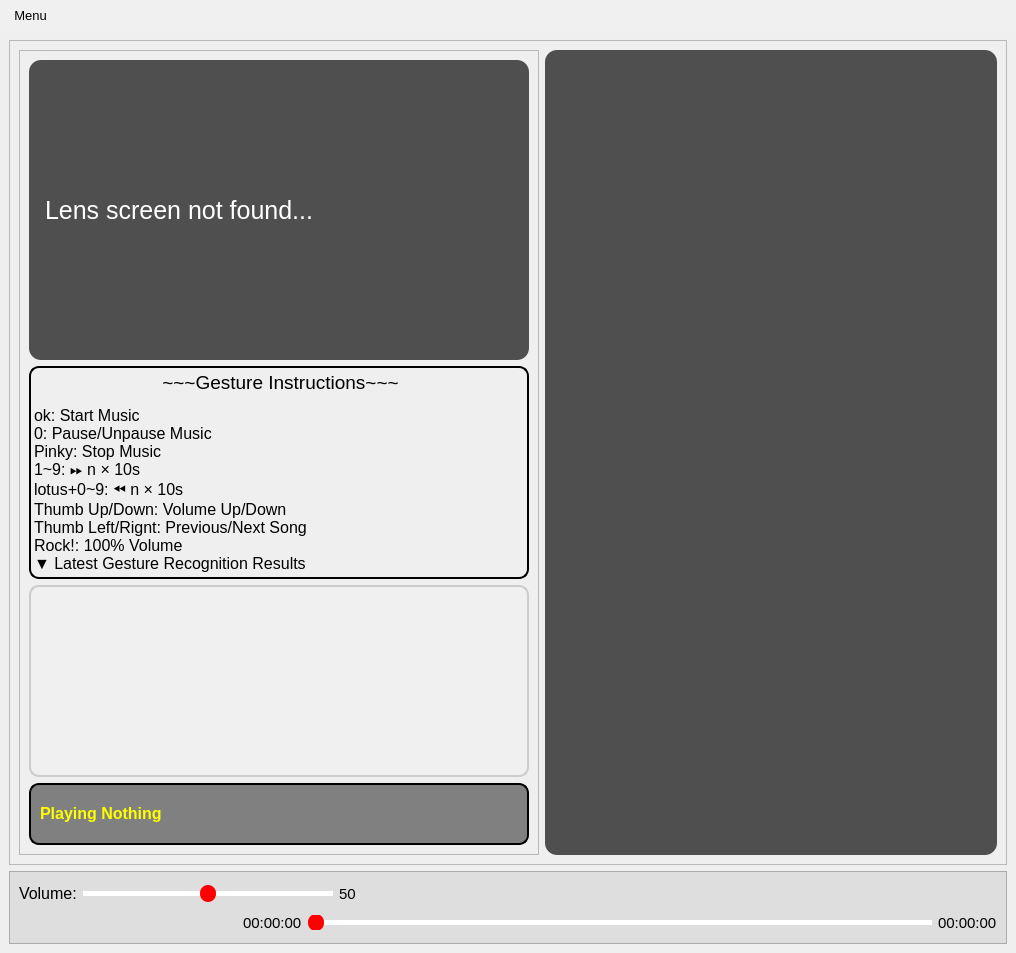
<?xml version="1.0" encoding="UTF-8"?>
<ui version="4.0">
 <class>GestureMusicPlayer</class>
 <widget class="QMainWindow" name="GestureMusicPlayer">
  <property name="geometry">
   <rect>
    <x>0</x>
    <y>0</y>
    <width>1016</width>
    <height>953</height>
   </rect>
  </property>
  <property name="minimumSize">
   <size>
    <width>950</width>
    <height>0</height>
   </size>
  </property>
  <property name="windowTitle">
   <string>Gesture Music Player</string>
  </property>
  <property name="windowIcon">
   <iconset resource="utils/music_res.qrc">
    <normaloff>:/img/images/CD.png</normaloff>:/img/images/CD.png</iconset>
  </property>
  <widget class="QWidget" name="centralwidget">
   <layout class="QVBoxLayout" name="verticalLayout_3">
    <item>
     <widget class="QFrame" name="frame">
      <property name="frameShape">
       <enum>QFrame::StyledPanel</enum>
      </property>
      <property name="frameShadow">
       <enum>QFrame::Raised</enum>
      </property>
      <layout class="QHBoxLayout" name="horizontalLayout_15">
       <item>
        <widget class="QFrame" name="gesture_frame">
         <property name="frameShape">
          <enum>QFrame::StyledPanel</enum>
         </property>
         <property name="frameShadow">
          <enum>QFrame::Raised</enum>
         </property>
         <layout class="QVBoxLayout" name="verticalLayout_6">
          <item>
           <widget class="QLabel" name="camera_label">
            <property name="sizePolicy">
             <sizepolicy hsizetype="Fixed" vsizetype="Fixed">
              <horstretch>0</horstretch>
              <verstretch>0</verstretch>
             </sizepolicy>
            </property>
            <property name="minimumSize">
             <size>
              <width>500</width>
              <height>300</height>
             </size>
            </property>
            <property name="font">
             <font>
              <family>Arial</family>
              <pointsize>19</pointsize>
             </font>
            </property>
            <property name="autoFillBackground">
             <bool>false</bool>
            </property>
            <property name="styleSheet">
             <string notr="true">QLabel {
    background-color: #4f4f4f;  /* 背景顏色為黑色 */
    color: white;  /* 文字顏色為白色 */
    border-radius: 12px;  /* 添加圓角效果，10px 可根據需要調整 */
    text-align: center;  /* 確保文字居中 */
    qproperty-alignment: 'AlignCenter';  /* 確保 QLabel 內容完全置中 */
	padding: 10px
}</string>
            </property>
            <property name="text">
             <string>Lens screen not found...</string>
            </property>
            <property name="textFormat">
             <enum>Qt::AutoText</enum>
            </property>
           </widget>
          </item>
          <item>
           <widget class="QLabel" name="gesture_instruction_label">
            <property name="sizePolicy">
             <sizepolicy hsizetype="Preferred" vsizetype="Preferred">
              <horstretch>0</horstretch>
              <verstretch>0</verstretch>
             </sizepolicy>
            </property>
            <property name="font">
             <font>
              <family>Arial</family>
              <weight>75</weight>
              <bold>true</bold>
              <kerning>true</kerning>
             </font>
            </property>
            <property name="styleSheet">
             <string notr="true">line-height: 1.0;
border: 2px solid black;      
 border-radius: 10px;         </string>
            </property>
            <property name="lineWidth">
             <number>-1</number>
            </property>
            <property name="text">
             <string>&lt;html&gt;&lt;head/&gt;&lt;body&gt;&lt;p align=&quot;center&quot;&gt;&lt;span style=&quot; font-size:14pt; font-weight:400;&quot;&gt;~~~Gesture Instructions~~~&lt;/span&gt;&lt;/p&gt;&lt;p&gt;&lt;span style=&quot; font-size:12pt; font-weight:400;&quot;&gt;ok: Start Music&lt;br/&gt;0: Pause/Unpause Music&lt;br/&gt;Pinky: Stop Music&lt;br/&gt;1~9: ⏩ n × 10s&lt;br/&gt;lotus+0~9: ⏪ n × 10s&lt;br/&gt;Thumb Up/Down: Volume Up/Down&lt;br/&gt;Thumb Left/Rignt: Previous/Next Song&lt;br/&gt;Rock!: 100% Volume&lt;br/&gt;▼ Latest Gesture Recognition Results &lt;/span&gt;&lt;/p&gt;&lt;/body&gt;&lt;/html&gt;</string>
            </property>
            <property name="textFormat">
             <enum>Qt::RichText</enum>
            </property>
            <property name="alignment">
             <set>Qt::AlignLeading|Qt::AlignLeft|Qt::AlignTop</set>
            </property>
            <property name="wordWrap">
             <bool>false</bool>
            </property>
           </widget>
          </item>
          <item>
           <widget class="QTextEdit" name="info_textbox">
            <property name="enabled">
             <bool>true</bool>
            </property>
            <property name="sizePolicy">
             <sizepolicy hsizetype="Expanding" vsizetype="Fixed">
              <horstretch>0</horstretch>
              <verstretch>0</verstretch>
             </sizepolicy>
            </property>
            <property name="minimumSize">
             <size>
              <width>0</width>
              <height>50</height>
             </size>
            </property>
            <property name="baseSize">
             <size>
              <width>0</width>
              <height>51</height>
             </size>
            </property>
            <property name="font">
             <font>
              <family>Arial</family>
              <pointsize>20</pointsize>
              <weight>75</weight>
              <bold>true</bold>
             </font>
            </property>
            <property name="styleSheet">
             <string notr="true">QTextEdit {
    background-color: #f0f0f0;
    color: #000000;
    border: 2px solid #cccccc;
    border-radius: 10px;
    padding: 8px;
}</string>
            </property>
            <property name="frameShadow">
             <enum>QFrame::Sunken</enum>
            </property>
            <property name="verticalScrollBarPolicy">
             <enum>Qt::ScrollBarAsNeeded</enum>
            </property>
            <property name="readOnly">
             <bool>true</bool>
            </property>
            <property name="html">
             <string>&lt;!DOCTYPE HTML PUBLIC &quot;-//W3C//DTD HTML 4.0//EN&quot; &quot;http://www.w3.org/TR/REC-html40/strict.dtd&quot;&gt;
&lt;html&gt;&lt;head&gt;&lt;meta name=&quot;qrichtext&quot; content=&quot;1&quot; /&gt;&lt;style type=&quot;text/css&quot;&gt;
p, li { white-space: pre-wrap; }
&lt;/style&gt;&lt;/head&gt;&lt;body style=&quot; font-family:'Arial'; font-size:20pt; font-weight:600; font-style:normal;&quot;&gt;
&lt;p style=&quot;-qt-paragraph-type:empty; margin-top:0px; margin-bottom:0px; margin-left:0px; margin-right:0px; -qt-block-indent:0; text-indent:0px; line-height:120%;&quot;&gt;&lt;br /&gt;&lt;/p&gt;&lt;/body&gt;&lt;/html&gt;</string>
            </property>
           </widget>
          </item>
          <item>
           <widget class="QLabel" name="current_song_label">
            <property name="font">
             <font>
              <family>Arial</family>
              <pointsize>-1</pointsize>
              <weight>75</weight>
              <bold>true</bold>
             </font>
            </property>
            <property name="styleSheet">
             <string notr="true">    QLabel {
        background-color: grey;       /* 灰色背景 */
        color: yellow;                /* 黄色文字 */
        font-size: 16px;              /* 可选：设置字体大小 */
        border: 2px solid black;      /* 边框样式 */
        border-radius: 10px;          /* 圆角半径 */
        padding: 5px;                 /* 可选：增加文字的内边距 */
    }</string>
            </property>
            <property name="text">
             <string>&lt;html&gt;&lt;head/&gt;&lt;body&gt;&lt;p&gt;&lt;span style=&quot; font-size:12pt; font-weight:600;&quot;&gt;Playing Nothing&lt;/span&gt;&lt;/p&gt;&lt;/body&gt;&lt;/html&gt;</string>
            </property>
           </widget>
          </item>
         </layout>
        </widget>
       </item>
       <item>
        <widget class="QListWidget" name="listWidget">
         <property name="font">
          <font>
           <pointsize>13</pointsize>
           <weight>75</weight>
           <bold>true</bold>
          </font>
         </property>
         <property name="cursor" stdset="0">
          <cursorShape>PointingHandCursor</cursorShape>
         </property>
         <property name="styleSheet">
          <string notr="true">QListView {
    outline: none;
    border: none;
    background-color: #4f4f4f; /* 整體背景淺灰色 */
    border-radius: 12px; /* 外框圓角 */
}

#listWidget::item {
    background-color: #4f4f4f; /* 項目背景色 */
    color: #ffffff; /* 文字顏色 */
    border: none;
    padding: 8px;
    margin: 4px; /* 增加間距以突顯圓角效果 */
    border-radius: 12px; /* 每個項目圓角 */
}

#listWidget::item:hover {
    background-color: #6c6c6c; /* 懸停時的較亮背景色 */
    border-radius: 12px; /* 保持圓角 */
}

#listWidget::item:selected {
    background-color: #009688; /* 選中背景色 */
    color: #ffffff; /* 選中後文字顏色 */
    border: none;
    border-radius: 12px; /* 選中效果圓角 */
}
</string>
         </property>
        </widget>
       </item>
      </layout>
     </widget>
    </item>
    <item>
     <widget class="QFrame" name="volume_music_ctrl_frame">
      <property name="styleSheet">
       <string notr="true">background-color: rgb(222, 222, 222);</string>
      </property>
      <property name="frameShape">
       <enum>QFrame::StyledPanel</enum>
      </property>
      <property name="frameShadow">
       <enum>QFrame::Raised</enum>
      </property>
      <layout class="QVBoxLayout" name="verticalLayout">
       <item alignment="Qt::AlignLeft">
        <widget class="QFrame" name="volume_frame">
         <property name="font">
          <font>
           <pointsize>1</pointsize>
          </font>
         </property>
         <property name="frameShape">
          <enum>QFrame::NoFrame</enum>
         </property>
         <property name="frameShadow">
          <enum>QFrame::Raised</enum>
         </property>
         <layout class="QHBoxLayout" name="horizontalLayout_4">
          <property name="leftMargin">
           <number>0</number>
          </property>
          <property name="topMargin">
           <number>0</number>
          </property>
          <property name="rightMargin">
           <number>0</number>
          </property>
          <property name="bottomMargin">
           <number>0</number>
          </property>
          <item>
           <widget class="QLabel" name="label">
            <property name="font">
             <font>
              <family>Arial</family>
              <pointsize>12</pointsize>
             </font>
            </property>
            <property name="text">
             <string>Volume:</string>
            </property>
           </widget>
          </item>
          <item>
           <widget class="QSlider" name="volumeSlider">
            <property name="minimumSize">
             <size>
              <width>250</width>
              <height>0</height>
             </size>
            </property>
            <property name="maximumSize">
             <size>
              <width>250</width>
              <height>16777215</height>
             </size>
            </property>
            <property name="cursor">
             <cursorShape>PointingHandCursor</cursorShape>
            </property>
            <property name="styleSheet">
             <string notr="true">QSlider {
    border-radius: 10px;
}
QSlider::groove:horizontal {
    height: 5px;
    background: #fff; /* 白色 */
}
QSlider::handle:horizontal {
    background: #f00;
    width: 16px;
    height: 16px;
    margin: -6px 0;
    border-radius: 8px;
}
QSlider::sub-page:horizontal {
    background: qlineargradient(
        spread: pad, 
        x1: 0, y1: 0.5, x2: 1, y2: 0.5, 
        stop: 0 #0000ff,   /* 深藍 */
        stop: 1 #87cefa    /* 淺藍 */
    );
}
</string>
            </property>
            <property name="minimum">
             <number>0</number>
            </property>
            <property name="maximum">
             <number>100</number>
            </property>
            <property name="singleStep">
             <number>1</number>
            </property>
            <property name="value">
             <number>50</number>
            </property>
            <property name="orientation">
             <enum>Qt::Horizontal</enum>
            </property>
            <property name="invertedAppearance">
             <bool>false</bool>
            </property>
            <property name="invertedControls">
             <bool>false</bool>
            </property>
            <property name="tickPosition">
             <enum>QSlider::TicksBothSides</enum>
            </property>
            <property name="tickInterval">
             <number>10</number>
            </property>
           </widget>
          </item>
          <item>
           <widget class="QLabel" name="volume_label">
            <property name="font">
             <font>
              <family>Arial</family>
              <pointsize>11</pointsize>
              <weight>50</weight>
              <bold>false</bold>
             </font>
            </property>
            <property name="text">
             <string>50</string>
            </property>
           </widget>
          </item>
         </layout>
        </widget>
       </item>
       <item>
        <widget class="QFrame" name="music_ctrl_frame">
         <property name="frameShape">
          <enum>QFrame::NoFrame</enum>
         </property>
         <property name="frameShadow">
          <enum>QFrame::Raised</enum>
         </property>
         <layout class="QHBoxLayout" name="horizontalLayout">
          <property name="leftMargin">
           <number>0</number>
          </property>
          <property name="topMargin">
           <number>0</number>
          </property>
          <property name="rightMargin">
           <number>0</number>
          </property>
          <property name="bottomMargin">
           <number>0</number>
          </property>
          <item>
           <widget class="QFrame" name="ctrl_btn_frame">
            <property name="maximumSize">
             <size>
              <width>250</width>
              <height>16777215</height>
             </size>
            </property>
            <property name="frameShape">
             <enum>QFrame::NoFrame</enum>
            </property>
            <property name="frameShadow">
             <enum>QFrame::Raised</enum>
            </property>
            <layout class="QVBoxLayout" name="verticalLayout_2">
             <property name="spacing">
              <number>0</number>
             </property>
             <property name="leftMargin">
              <number>0</number>
             </property>
             <property name="topMargin">
              <number>0</number>
             </property>
             <property name="rightMargin">
              <number>0</number>
             </property>
             <property name="bottomMargin">
              <number>0</number>
             </property>
             <item>
              <widget class="QFrame" name="inner_ctrl_btn_frame">
               <property name="frameShape">
                <enum>QFrame::NoFrame</enum>
               </property>
               <property name="frameShadow">
                <enum>QFrame::Raised</enum>
               </property>
               <layout class="QHBoxLayout" name="horizontalLayout_2">
                <property name="spacing">
                 <number>0</number>
                </property>
                <property name="topMargin">
                 <number>0</number>
                </property>
                <property name="bottomMargin">
                 <number>0</number>
                </property>
                <item>
                 <widget class="QPushButton" name="playpushButton">
                  <property name="cursor">
                   <cursorShape>PointingHandCursor</cursorShape>
                  </property>
                  <property name="toolTip">
                   <string>Play</string>
                  </property>
                  <property name="text">
                   <string/>
                  </property>
                  <property name="icon">
                   <iconset resource="utils/music_res.qrc">
                    <normaloff>:/img/images/Play.png</normaloff>:/img/images/Play.png</iconset>
                  </property>
                  <property name="iconSize">
                   <size>
                    <width>24</width>
                    <height>24</height>
                   </size>
                  </property>
                  <property name="flat">
                   <bool>true</bool>
                  </property>
                 </widget>
                </item>
                <item>
                 <widget class="QPushButton" name="pausepushButton">
                  <property name="cursor">
                   <cursorShape>PointingHandCursor</cursorShape>
                  </property>
                  <property name="toolTip">
                   <string>Pause/Unpause</string>
                  </property>
                  <property name="text">
                   <string/>
                  </property>
                  <property name="icon">
                   <iconset resource="utils/music_res.qrc">
                    <normaloff>:/img/images/Pause.png</normaloff>:/img/images/Pause.png</iconset>
                  </property>
                  <property name="iconSize">
                   <size>
                    <width>24</width>
                    <height>24</height>
                   </size>
                  </property>
                  <property name="flat">
                   <bool>true</bool>
                  </property>
                 </widget>
                </item>
                <item>
                 <widget class="QPushButton" name="stoppushButton">
                  <property name="cursor">
                   <cursorShape>PointingHandCursor</cursorShape>
                  </property>
                  <property name="toolTip">
                   <string>Stop</string>
                  </property>
                  <property name="text">
                   <string/>
                  </property>
                  <property name="icon">
                   <iconset resource="utils/music_res.qrc">
                    <normaloff>:/img/images/Stop.png</normaloff>:/img/images/Stop.png</iconset>
                  </property>
                  <property name="iconSize">
                   <size>
                    <width>24</width>
                    <height>24</height>
                   </size>
                  </property>
                  <property name="flat">
                   <bool>true</bool>
                  </property>
                 </widget>
                </item>
                <item>
                 <widget class="QPushButton" name="previouspushButton">
                  <property name="cursor">
                   <cursorShape>PointingHandCursor</cursorShape>
                  </property>
                  <property name="toolTip">
                   <string>Previous</string>
                  </property>
                  <property name="text">
                   <string/>
                  </property>
                  <property name="icon">
                   <iconset resource="utils/music_res.qrc">
                    <normaloff>:/img/images/Previous.png</normaloff>:/img/images/Previous.png</iconset>
                  </property>
                  <property name="iconSize">
                   <size>
                    <width>24</width>
                    <height>24</height>
                   </size>
                  </property>
                  <property name="flat">
                   <bool>true</bool>
                  </property>
                 </widget>
                </item>
                <item>
                 <widget class="QPushButton" name="nextpushButton">
                  <property name="cursor">
                   <cursorShape>PointingHandCursor</cursorShape>
                  </property>
                  <property name="toolTip">
                   <string>Next</string>
                  </property>
                  <property name="text">
                   <string/>
                  </property>
                  <property name="icon">
                   <iconset resource="utils/music_res.qrc">
                    <normaloff>:/img/images/Next.png</normaloff>:/img/images/Next.png</iconset>
                  </property>
                  <property name="iconSize">
                   <size>
                    <width>24</width>
                    <height>24</height>
                   </size>
                  </property>
                  <property name="flat">
                   <bool>true</bool>
                  </property>
                 </widget>
                </item>
               </layout>
              </widget>
             </item>
            </layout>
           </widget>
          </item>
          <item>
           <widget class="QFrame" name="music_progress_frame">
            <property name="frameShape">
             <enum>QFrame::NoFrame</enum>
            </property>
            <property name="frameShadow">
             <enum>QFrame::Raised</enum>
            </property>
            <layout class="QHBoxLayout" name="horizontalLayout_3">
             <property name="leftMargin">
              <number>0</number>
             </property>
             <property name="topMargin">
              <number>0</number>
             </property>
             <property name="rightMargin">
              <number>0</number>
             </property>
             <property name="bottomMargin">
              <number>0</number>
             </property>
             <item>
              <widget class="QLabel" name="start_time_label">
               <property name="font">
                <font>
                 <family>Arial</family>
                 <pointsize>11</pointsize>
                </font>
               </property>
               <property name="text">
                <string>00:00:00</string>
               </property>
              </widget>
             </item>
             <item>
              <widget class="QSlider" name="musicSlider">
               <property name="cursor">
                <cursorShape>PointingHandCursor</cursorShape>
               </property>
               <property name="styleSheet">
                <string notr="true">QSlider {
    border-radius: 10px;
}
QSlider::groove:horizontal {
    height: 5px;
    background: #fff; /* 白色 */
}
QSlider::handle:horizontal {
    background: #f00;
    width: 16px;
    height: 16px;
    margin: -6px 0;
    border-radius: 8px;
}
QSlider::sub-page:horizontal {
    background: qlineargradient(
        spread: pad, 
        x1: 0, y1: 0.5, x2: 1, y2: 0.5, 
        stop: 0 #0000ff,   /* 深藍 */
        stop: 1 #87cefa    /* 淺藍 */
    );
}
</string>
               </property>
               <property name="orientation">
                <enum>Qt::Horizontal</enum>
               </property>
              </widget>
             </item>
             <item>
              <widget class="QLabel" name="end_time_label">
               <property name="font">
                <font>
                 <family>Arial</family>
                 <pointsize>11</pointsize>
                </font>
               </property>
               <property name="text">
                <string>00:00:00</string>
               </property>
              </widget>
             </item>
            </layout>
           </widget>
          </item>
         </layout>
        </widget>
       </item>
      </layout>
     </widget>
    </item>
   </layout>
  </widget>
  <widget class="QMenuBar" name="menubar">
   <property name="geometry">
    <rect>
     <x>0</x>
     <y>0</y>
     <width>1016</width>
     <height>34</height>
    </rect>
   </property>
   <property name="font">
    <font>
     <pointsize>10</pointsize>
    </font>
   </property>
   <property name="cursor">
    <cursorShape>ArrowCursor</cursorShape>
   </property>
   <property name="styleSheet">
    <string notr="true">QMenuBar {
    background-color: #f0f0f0;  /* 設置背景顏色為淺灰色 */
    color: #000000;  /* 設置文字顏色為黑色 */
}

QMenuBar::item {
    background-color: transparent;  /* 項目背景透明 */
    color: #000000;  /* 項目文字顏色 */
    padding: 8px;  /* 設置項目內邊距 */
}

QMenuBar::item:selected {
    background-color: #c8c8c8;  /* 選中項目的背景顏色 */
    color: #000000;  /* 選中項目的文字顏色 */
}
</string>
   </property>
   <widget class="QMenu" name="menuMenu">
    <property name="font">
     <font>
      <pointsize>10</pointsize>
     </font>
    </property>
    <property name="cursor">
     <cursorShape>PointingHandCursor</cursorShape>
    </property>
    <property name="title">
     <string>Menu</string>
    </property>
    <addaction name="actionAdd_Songs"/>
    <addaction name="separator"/>
    <addaction name="actionRemove_Selected"/>
    <addaction name="separator"/>
    <addaction name="actionRemove_All"/>
   </widget>
   <addaction name="menuMenu"/>
  </widget>
  <action name="actionAdd_Songs">
   <property name="icon">
    <iconset resource="utils/music_res.qrc">
     <normaloff>:/img/images/Create.png</normaloff>:/img/images/Create.png</iconset>
   </property>
   <property name="text">
    <string>Add Songs</string>
   </property>
   <property name="toolTip">
    <string>Add songs to music player</string>
   </property>
   <property name="shortcut">
    <string>Alt+A</string>
   </property>
  </action>
  <action name="actionRemove_Selected">
   <property name="icon">
    <iconset resource="utils/music_res.qrc">
     <normaloff>:/img/images/Remove.png</normaloff>:/img/images/Remove.png</iconset>
   </property>
   <property name="text">
    <string>Remove Selected</string>
   </property>
   <property name="toolTip">
    <string>Remove Selected Song</string>
   </property>
   <property name="shortcut">
    <string>Del</string>
   </property>
  </action>
  <action name="actionRemove_All">
   <property name="icon">
    <iconset resource="utils/music_res.qrc">
     <normaloff>:/img/images/Delete.png</normaloff>:/img/images/Delete.png</iconset>
   </property>
   <property name="text">
    <string>Remove All</string>
   </property>
   <property name="toolTip">
    <string>Remove All Songs</string>
   </property>
   <property name="shortcut">
    <string>Alt+Del</string>
   </property>
  </action>
 </widget>
 <resources>
  <include location="utils/music_res.qrc"/>
 </resources>
 <connections/>
</ui>
